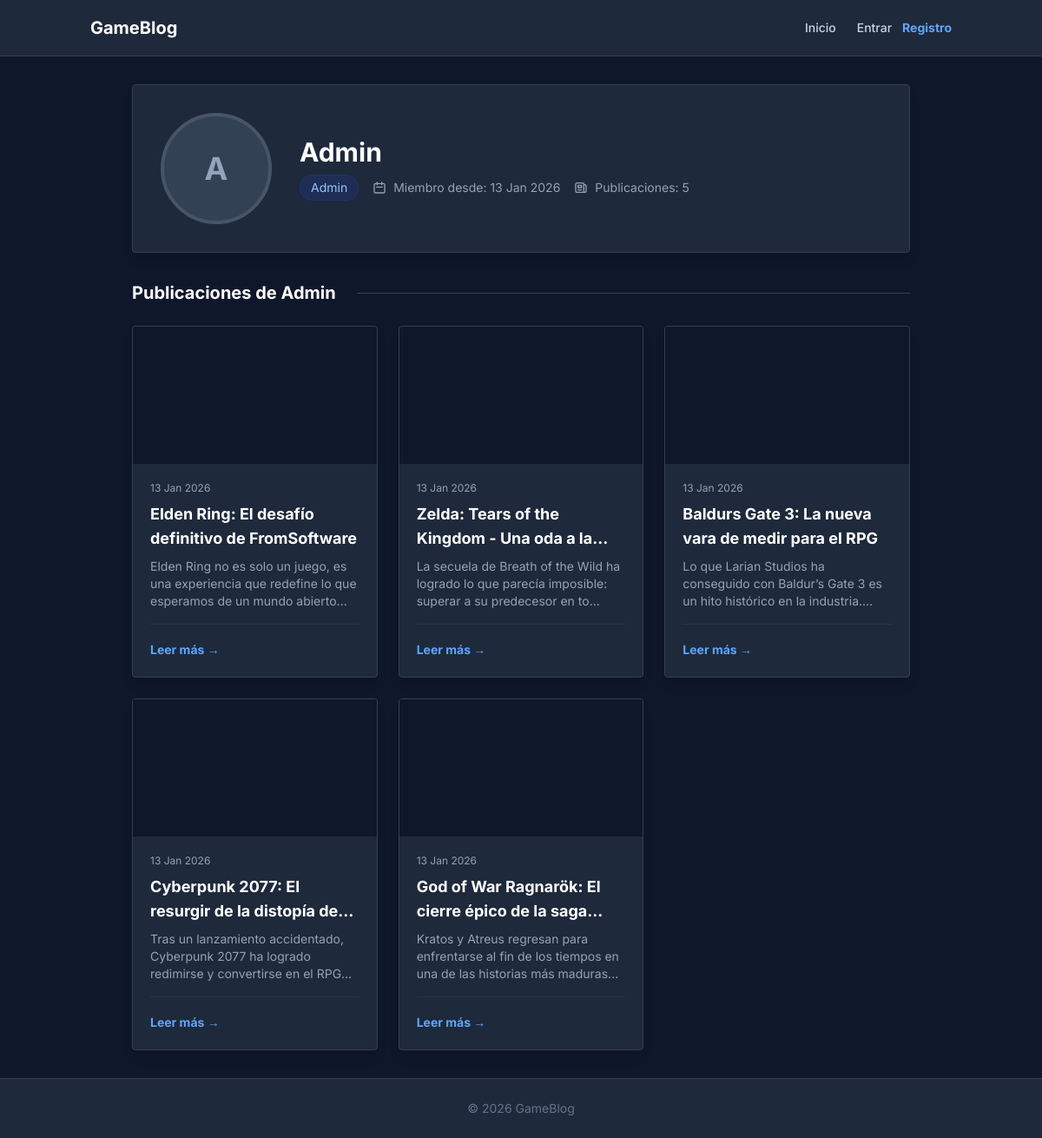
/index.php?action=profile&id=1, run on the app's committed database.
### tables this page shows
CREATE TABLE IF NOT EXISTS users (
    id INT AUTO_INCREMENT PRIMARY KEY,
    username VARCHAR(80) NOT NULL,
    email VARCHAR(120) NOT NULL UNIQUE,
    password_hash VARCHAR(255) NOT NULL,
    role ENUM('admin', 'writer', 'subscriber') DEFAULT 'subscriber',
    created_at TIMESTAMP DEFAULT CURRENT_TIMESTAMP
);

CREATE TABLE IF NOT EXISTS posts (
    id INT AUTO_INCREMENT PRIMARY KEY,
    user_id INT NOT NULL,
    title VARCHAR(150) NOT NULL,
    content TEXT NOT NULL,
    image_url VARCHAR(255) DEFAULT NULL,
    created_at TIMESTAMP DEFAULT CURRENT_TIMESTAMP,
    FOREIGN KEY (user_id) REFERENCES users(id) ON DELETE CASCADE
);

### controllers/UserController.php (called while the page is built, shortened)
<?php
require_once __DIR__ . '/../models/User.php';
class UserController {
    private $userModel;
    public function __construct() {
        $database = new Database();
        $db = $database->getConnection();
        $this->userModel = new User($db);
    }
    protected function render(string $view, array $data = []) {
        extract($data);
        include __DIR__ . '/../views/' . $view;
    }
    public function profile($id = null) {
        $user = $this->userModel->find($id);
        require_once __DIR__ . '/../models/Post.php';
        $database = new Database();
        $db = $database->getConnection();
        $postModel = new Post($db);
        $posts = $postModel->getByUser($id);
        return $this->render('users/profile.php', compact('user', 'posts'));
    }
}

### models/User.php (called while the page is built, shortened)
<?php
class User {
    private $db;
    public function __construct($db) {
        $this->db = $db;
    }
    public function find($id) {
        $stmt = $this->db->prepare("SELECT * FROM users WHERE id = ?");
        $stmt->execute([$id]);
        return $stmt->fetch();
    }
}

### models/Post.php (called while the page is built, shortened)
<?php
class Post {
    private $db;
    public function __construct($db) {
        $this->db = $db;
    }
    public function getByUser($user_id) {
        $stmt = $this->db->prepare("SELECT posts.*, users.username FROM posts JOIN users ON posts.user_id = users.id WHERE posts.user_id = ? ORDER BY posts.created_at DESC");
        $stmt->execute([$user_id]);
        return $stmt->fetchAll();
    }
}

### views/users/profile.php (the view, shortened to what this page needs)
<?php include __DIR__ . '/../layout/header.php'; ?>
<div class="max-w-4xl mx-auto">
    <div class="bg-slate-800 rounded border border-slate-700 p-8 shadow-lg mb-8 text-center md:text-left md:flex items-center gap-8">
        <div class="w-32 h-32 bg-slate-700 rounded-full flex items-center justify-center text-4xl font-bold text-slate-400 mx-auto md:mx-0 shrink-0 border-4 border-slate-600">
            <?= strtoupper(substr($user['username'], 0, 1)) ?>
        </div>
        <div>
            <h1 class="text-3xl font-bold text-white mb-2"><?= htmlspecialchars($user['username']) ?></h1>
            <div class="flex flex-wrap gap-4 justify-center md:justify-start text-sm text-slate-400">
                <span class="bg-blue-900/30 text-blue-300 px-3 py-1 rounded-full border border-blue-900/50 capitalize">
                    <?= htmlspecialchars($user['role']) ?>
                </span>
                <span class="flex items-center gap-2">
                    <svg class="w-4 h-4" fill="none" stroke="currentColor" viewBox="0 0 24 24"><path stroke-linecap="round" stroke-linejoin="round" stroke-width="2" d="M8 7V3m8 4V3m-9 8h10M5 21h14a2 2 0 002-2V7a2 2 0 00-2-2H5a2 2 0 00-2 2v12a2 2 0 002 2z"></path></svg>
                    Miembro desde: <?= date('d M Y', strtotime($user['created_at'])) ?>
                </span>
                <span class="flex items-center gap-2">
                    <svg class="w-4 h-4" fill="none" stroke="currentColor" viewBox="0 0 24 24"><path stroke-linecap="round" stroke-linejoin="round" stroke-width="2" d="M19 20H5a2 2 0 01-2-2V6a2 2 0 012-2h10a2 2 0 012 2v1m2 13a2 2 0 01-2-2V7m2 13a2 2 0 002-2V9a2 2 0 00-2-2h-2m-4-3H9M7 16h6M7 8h6v4H7V8z"></path></svg>
                    Publicaciones: <?= count($posts) ?>
                </span>
            </div>
        </div>
    </div>
    <h2 class="text-xl font-bold text-white mb-6 flex items-center gap-2">
        <span>Publicaciones de <?= htmlspecialchars($user['username']) ?></span>
        <div class="h-px bg-slate-700 flex-grow ml-4"></div>
    </h2>
    <?php if (empty($posts)): ?>
        <p class="text-slate-500 italic text-center py-12 bg-slate-900/50 rounded border border-slate-700 border-dashed">
            Este usuario aún no ha publicado nada.
        </p>
    <?php else: ?>
        <div class="grid grid-cols-1 md:grid-cols-2 lg:grid-cols-3 gap-6">
            <?php foreach ($posts as $post): ?>
                <article class="bg-slate-800 rounded border border-slate-700 overflow-hidden hover:border-blue-500/50 transition-colors flex flex-col h-full shadow-lg group">
                    <?php if (!empty($post['image_url']) || !empty($post['image_path'])):
                        $img = !empty($post['image_path']) ? $post['image_path'] : $post['image_url'];
                        if (!empty($img)):
                    ?>
                        <div class="aspect-video w-full bg-slate-900 overflow-hidden relative">
                        </div>
                    <?php endif; endif; ?>
                    <div class="p-5 flex flex-col flex-grow">
                        <div class="text-xs text-slate-400 mb-2"><?= date('d M Y', strtotime($post['created_at'])) ?></div>
                        <h3 class="text-lg font-bold text-white mb-2 line-clamp-2 group-hover:text-blue-400 transition-colors">
                            <a href="index.php?action=show_post&id=<?= $post['id'] ?>">
                                <?= htmlspecialchars($post['title']) ?>
                            </a>
                        </h3>
                        <p class="text-slate-400 text-sm mb-4 line-clamp-3">
                            <?= htmlspecialchars(substr($post['content'], 0, 100)) ?>...
                        </p>
                        <div class="mt-auto pt-4 border-t border-slate-700/50">
                            <a href="index.php?action=show_post&id=<?= $post['id'] ?>" class="text-blue-400 text-sm font-bold hover:text-blue-300">Leer más &rarr;</a>
                        </div>
                    </div>
                </article>
            <?php endforeach; ?>
        </div>
    <?php endif; ?>
</div>
<?php include __DIR__ . '/../layout/footer.php'; ?>

### views/layout/header.php (style rules this page uses)
body { font-family: 'Inter', sans-serif; }

### data on the page
users: username "A", username "Admin", role "Admin", created_at "13 Jan 2026"
posts: created_at "13 Jan 2026", title "Elden Ring: El desafío definitivo de FromSoftware", content "Elden Ring no es solo un juego, es una experiencia que redefine lo que esperamos de un mundo abierto"
posts: created_at "13 Jan 2026", title "Zelda: Tears of the Kingdom - Una oda a…", content "La secuela de Breath of the Wild ha logrado lo que parecía imposible: superar a su predecesor en to"
posts: created_at "13 Jan 2026", title "Baldurs Gate 3: La nueva vara de medir para el RPG", content "Lo que Larian Studios ha conseguido con Baldur’s Gate 3 es un hito histórico en la…"
posts: created_at "13 Jan 2026", title "Cyberpunk 2077: El resurgir de la distopía…", content "Tras un lanzamiento accidentado, Cyberpunk 2077 ha logrado redimirse y convertirse en el…"
posts: created_at "13 Jan 2026", title "God of War Ragnarök: El cierre épico de la…", content "Kratos y Atreus regresan para enfrentarse al fin de los tiempos en una de las historias más maduras"

### other printed values
count($posts) "5"
